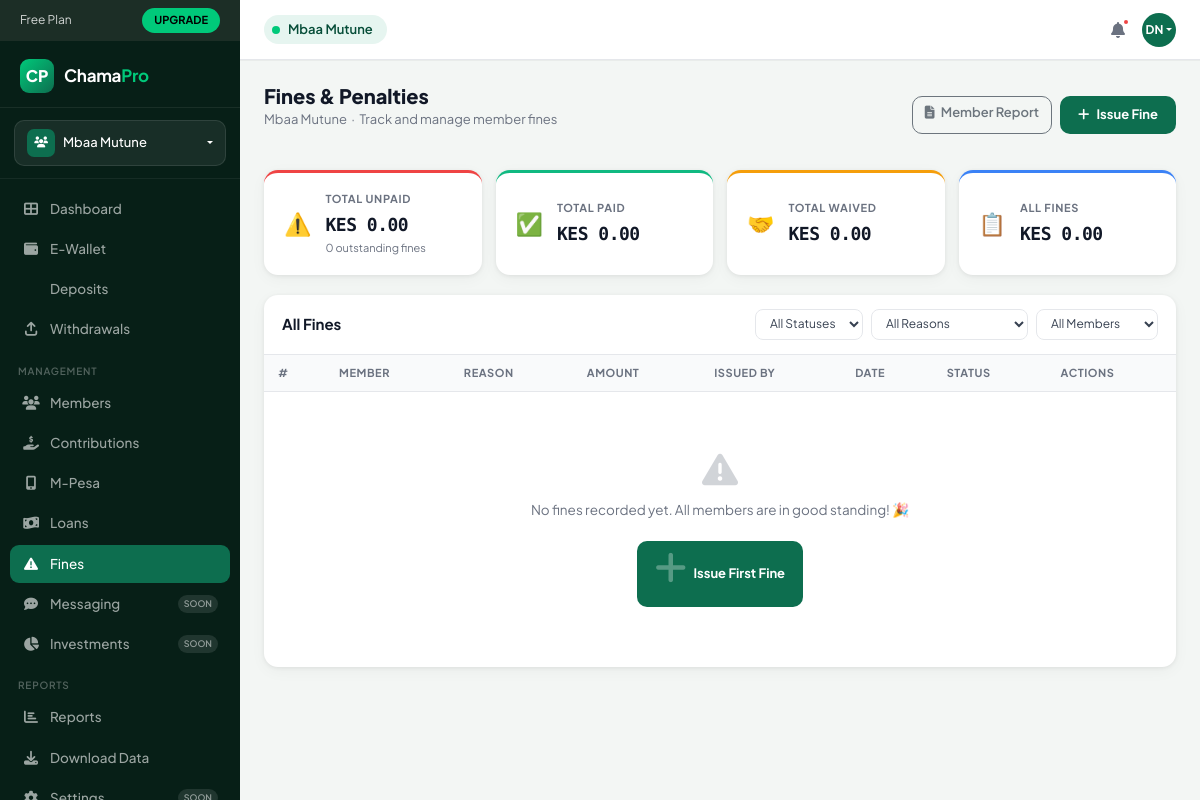
The page /chama/1/fines/ (signed in) on the database its author committed.
### chamapro/models.py (models this page shows, shortened)
class Chama(models.Model):
    name = models.CharField(max_length=255)
    description = models.TextField(blank=True, null=True)
    created_by = models.ForeignKey(
        'User', null=True, blank=True, on_delete=models.SET_NULL, related_name='created_chamas'
    )
    currency = models.CharField(max_length=10, default='KES')
    contribution_amount = models.DecimalField(max_digits=12, decimal_places=2, default=0)
    contribution_day = models.PositiveSmallIntegerField(default=5)
    meeting_day = models.CharField(max_length=20, blank=True, null=True)
    settings = models.JSONField(default=dict, blank=True)
    is_active = models.BooleanField(default=True)
    created_at = models.DateTimeField(auto_now_add=True)

class User(AbstractUser):
    phone = models.CharField(max_length=30, unique=True, null=True, blank=True)
    national_id   = models.CharField(max_length=20, blank=True, null=True)
    kra_pin       = models.CharField(max_length=20, blank=True, null=True)
    bio           = models.TextField(blank=True, null=True)
    occupation    = models.CharField(max_length=100, blank=True, null=True)
    location      = models.CharField(max_length=100, blank=True, null=True)
    avatar        = models.ImageField(upload_to='avatars/', blank=True, null=True)
    bank_name     = models.CharField(max_length=100, blank=True, null=True)
    bank_account  = models.CharField(max_length=30, blank=True, null=True)
    mpesa_number  = models.CharField(max_length=20, blank=True, null=True)
    KYC_CHOICES = [
        ('unverified', 'Unverified'),
        ('pending',    'Pending Review'),
        ('verified',   'Verified'),
    ]
    kyc_status = models.CharField(max_length=20, choices=KYC_CHOICES, default='unverified')

### chamapro/views.py (the view)
# urls.py: path('chama/<int:chama_id>/fines/', views.fines, name='fines'),
@login_required(login_url='login')
def fines(request, chama_id):
    chama = get_object_or_404(Chama, id=chama_id)
    my    = get_object_or_404(Membership, chama=chama, user=request.user, active=True)
    qs = chama.penalties.select_related('member', 'issued_by').order_by('-issued_at')
    status_filter = request.GET.get('status', '')
    member_filter = request.GET.get('member', '')
    reason_filter = request.GET.get('reason', '')
    if status_filter: qs = qs.filter(status=status_filter)
    if member_filter: qs = qs.filter(member_id=member_filter)
    if reason_filter: qs = qs.filter(reason=reason_filter)
    total_fines  = chama.penalties.aggregate(t=Sum('amount'))['t'] or Decimal('0')
    total_unpaid = chama.penalties.filter(status='unpaid').aggregate(t=Sum('amount'))['t'] or Decimal('0')
    total_paid   = chama.penalties.filter(status='paid').aggregate(t=Sum('amount'))['t'] or Decimal('0')
    total_waived = chama.penalties.filter(status='waived').aggregate(t=Sum('amount'))['t'] or Decimal('0')
    count_unpaid = chama.penalties.filter(status='unpaid').count()
    members = chama.memberships.filter(active=True).select_related('user')
    context = {
        'chama':           chama,
        'my_membership':   my,
        'can_manage':      my.role in ('admin', 'treasurer'),
        'penalties':       qs,
        'members':         members,
        'total_fines':     total_fines,
        'total_unpaid':    total_unpaid,
        'total_paid':      total_paid,
        'total_waived':    total_waived,
        'count_unpaid':    count_unpaid,
        'status_filter':   status_filter,
        'member_filter':   member_filter,
        'reason_filter':   reason_filter,
        'penalty_reasons': Penalty.PENALTY_REASONS,
        'status_choices':  Penalty.STATUS_CHOICES,
    }
    return render(request, 'chamapro/fines.html', context)

### chamapro/context_processors.py (called while the page is built)
def user_subscription(request):
    if request.user.is_authenticated:
        try:
            sub = request.user.subscription
        except Exception:
            sub = None
        return {'user_subscription': sub}
    return {'user_subscription': None}

### chamapro/templates/chamapro/fines.html (shortened to what this page needs)
{% load static %}
{% load humanize %}
<!DOCTYPE html>
<html lang="en">
<head>
  <link href="https://cdn.jsdelivr.net/npm/bootstrap@5.3.2/dist/css/bootstrap.min.css" rel="stylesheet">
  <link rel="stylesheet" href="https://cdnjs.cloudflare.com/ajax/libs/font-awesome/6.4.2/css/all.min.css">
</head>
<body>
<aside class="sidebar">
  <div class="plan-banner">
    <span>Free Plan</span>
    <a href="{% url 'upgrade' %}" class="upgrade-btn">UPGRADE</a>
  </div>
  <div class="sidebar-logo">
    <div class="logo-icon">CP</div>
    <div class="logo-text">Chama<span>Pro</span></div>
  </div>
  <div class="chama-selector-wrap">
    <div class="dropdown">
      <div class="chama-btn dropdown-toggle" data-bs-toggle="dropdown">
        <div class="chama-icon"><i class="fas fa-users" style="font-size:11px;"></i></div>
        <span class="chama-name">{{ chama.name }}</span>
      </div>
    </div>
  </div>
  <nav style="flex:1;padding-bottom:8px;">
    <div class="nav-section">
      <div class="nav-item-wrap">
        <a href="{% url 'dashboard' %}" class="nav-link-cp"><i class="fas fa-th-large"></i> Dashboard</a>
      </div>
      <div class="nav-item-wrap">
        <a href="{% url 'wallet_dashboard' chama.id %}" class="nav-link-cp"><i class="fas fa-wallet"></i> E-Wallet</a>
      </div>
      <div class="nav-item-wrap">
        <a href="{% url 'deposit_page' chama.id %}" class="nav-link-cp"> Deposits</a>
      </div>
      <div class="nav-item-wrap">
        <a href="{% url 'withdrawal_page' chama.id %}" class="nav-link-cp"><i class="fas fa-arrow-up-from-bracket"></i> Withdrawals</a>
      </div>
    </div>
    <div class="nav-section">
      <div class="nav-section-label">Management</div>
      <div class="nav-item-wrap">
        <a href="{% url 'chama_members' chama.id %}" class="nav-link-cp"><i class="fas fa-users"></i> Members</a>
      </div>
      <div class="nav-item-wrap">
        <a href="{% url 'contributions' chama.id %}" class="nav-link-cp"><i class="fas fa-hand-holding-dollar"></i> Contributions</a>
      </div>
      <div class="nav-item-wrap">
        <a href="{% url 'mpesa_transactions' chama.id %}" class="nav-link-cp"><i class="fas fa-mobile-screen-button"></i> M-Pesa</a>
      </div>
      <div class="nav-item-wrap">
        <a href="{% url 'loans' chama.id %}" class="nav-link-cp"><i class="fas fa-money-bill-wave"></i> Loans</a>
      </div>
      <div class="nav-item-wrap">
        <a href="{% url 'fines' chama.id %}" class="nav-link-cp active"><i class="fas fa-triangle-exclamation"></i> Fines</a>
      </div>
      <div class="nav-item-wrap">
        <a href="#" class="nav-link-cp"><i class="fas fa-comment-dots"></i> Messaging <span class="badge-soon">SOON</span></a>
      </div>
      <div class="nav-item-wrap">
        <a href="#" class="nav-link-cp"><i class="fas fa-chart-pie"></i> Investments <span class="badge-soon">SOON</span></a>
      </div>
    </div>
    <div class="nav-section">
      <div class="nav-section-label">Reports</div>
      <div class="nav-item-wrap">
        <a href="{% url 'reports' chama.id %}" class="nav-link-cp"><i class="fas fa-chart-bar"></i> Reports</a>
      </div>
      <div class="nav-item-wrap">
        <a href="{% url 'export_report_excel' chama.id %}" class="nav-link-cp"><i class="fas fa-download"></i> Download Data</a>
      </div>
      <div class="nav-item-wrap">
        <a href="#" class="nav-link-cp"><i class="fas fa-cog"></i> Settings <span class="badge-soon">SOON</span></a>
      </div>
    </div>
  </nav>
</aside>
<header class="topbar">
  <div class="topbar-group-badge">
    <div class="dot"></div>
    <span>{{ chama.name|truncatechars:25 }}</span>
  </div>
  <div class="topbar-right">
    <button class="topbar-icon-btn"><i class="fas fa-bell"></i><div class="notif-dot"></div></button>
    <div class="dropdown">
      <div class="topbar-avatar dropdown-toggle" data-bs-toggle="dropdown">
        {{ user.first_name.0|upper }}{{ user.last_name.0|upper }}
      </div>
    </div>
  </div>
</header>
<div class="main-wrap">
  <div class="main-content">
    <div class="d-flex align-items-center justify-content-between mb-4 flex-wrap gap-3">
      <div>
        <h1 class="page-title">Fines &amp; Penalties</h1>
        <p class="page-sub">{{ chama.name }} &nbsp;·&nbsp; Track and manage member fines</p>
      </div>
      <div class="d-flex gap-2 flex-wrap">
        <a href="{% url 'fine_report' chama.id %}" class="btn btn-outline-secondary" style="border-radius:10px;font-size:13px;font-weight:600;">
          <i class="fas fa-file-lines me-1"></i> Member Report
        </a>
        {% if can_manage %}
        <button class="btn-add" data-bs-toggle="modal" data-bs-target="#addFineModal">
          <i class="fas fa-plus"></i> Issue Fine
        </button>
        {% endif %}
      </div>
    </div>
    <div class="stat-row">
      <div class="stat-card danger">
        <div class="stat-icon-wrap">⚠️</div>
        <div>
          <div class="stat-label">Total Unpaid</div>
          <div class="stat-value">KES {{ total_unpaid|floatformat:2|intcomma }}</div>
          <div class="stat-sub">{{ count_unpaid }} outstanding fine{{ count_unpaid|pluralize }}</div>
        </div>
      </div>
      <div class="stat-card success">
        <div class="stat-icon-wrap">✅</div>
        <div>
          <div class="stat-label">Total Paid</div>
          <div class="stat-value">KES {{ total_paid|floatformat:2|intcomma }}</div>
        </div>
      </div>
      <div class="stat-card warning">
        <div class="stat-icon-wrap">🤝</div>
        <div>
          <div class="stat-label">Total Waived</div>
          <div class="stat-value">KES {{ total_waived|floatformat:2|intcomma }}</div>
        </div>
      </div>
      <div class="stat-card info">
        <div class="stat-icon-wrap">📋</div>
        <div>
          <div class="stat-label">All Fines</div>
          <div class="stat-value">KES {{ total_fines|floatformat:2|intcomma }}</div>
        </div>
      </div>
    </div>
    <div class="table-card">
      <div class="table-card-header">
        <h6>All Fines</h6>
        <form method="get" class="filters" id="filterForm">
          <select name="status" class="filter-select" onchange="document.getElementById('filterForm').submit()">
            <option value="">All Statuses</option>
          </select>
          <select name="reason" class="filter-select" onchange="document.getElementById('filterForm').submit()">
            <option value="">All Reasons</option>
          </select>
          <select name="member" class="filter-select" onchange="document.getElementById('filterForm').submit()">
            <option value="">All Members</option>
          </select>
        </form>
      </div>
      <div class="table-responsive">
        <table>
          <thead>
            <tr>
              <th>#</th>
              <th>Member</th>
              <th>Reason</th>
              <th>Amount</th>
              <th>Issued By</th>
              <th>Date</th>
              <th>Status</th>
              {% if can_manage %}<th>Actions</th>{% endif %}
            </tr>
          </thead>
          <tbody>
            {% for p in penalties %}
            <tr>
              <td style="color:var(--muted);font-size:12px;">{{ forloop.counter }}</td>
              <td>
                <div class="member-cell">
                  <div class="avatar-sm">{{ p.member.first_name.0|upper }}{{ p.member.last_name.0|upper }}</div>
                  <div>
                    <div class="member-name">{{ p.member.get_full_name|default:p.member.username }}</div>
                    <div class="member-email">{{ p.member.email }}</div>
                  </div>
                </div>
              </td>
              <td>
                <span class="reason-badge reason-{{ p.reason }}">{{ p.get_reason_display }}</span>
                {% if p.description %}
                <div style="font-size:11px;color:var(--muted);margin-top:3px;">{{ p.description|truncatechars:40 }}</div>
                {% endif %}
              </td>
              <td class="amount-cell">KES {{ p.amount|floatformat:2|intcomma }}</td>
              <td style="font-size:12px;color:var(--muted);">{{ p.issued_by.get_full_name|default:p.issued_by.username|default:"System" }}</td>
              <td style="font-size:13px;color:var(--muted);">{{ p.issued_at|date:"M d, Y" }}</td>
              <td>
                <span class="badge-status status-{{ p.status }}">
                  {% if p.status == 'unpaid' %}<i class="fas fa-exclamation-triangle" style="font-size:9px;"></i>
                  {% elif p.status == 'paid' %}<i class="fas fa-check" style="font-size:9px;"></i>
                  {% else %}<i class="fas fa-handshake" style="font-size:9px;"></i>{% endif %}
                  {{ p.get_status_display }}
                </span>
              </td>
              {% if can_manage %}
              <td>
                <div style="display:flex;gap:4px;flex-wrap:wrap;">
                  {% if p.status == 'unpaid' %}
                  <form method="post" action="{% url 'fine_update_status' chama.id p.id %}">
                    {% csrf_token %}
                    <input type="hidden" name="status" value="paid">
                    <button type="submit" class="action-btn success" title="Mark as Paid">
                      <i class="fas fa-check"></i>
                    </button>
                  </form>
                  <form method="post" action="{% url 'fine_update_status' chama.id p.id %}"
                        onsubmit="return confirm('Waive this fine for {{ p.member.get_full_name }}?')">
                    {% csrf_token %}
                    <input type="hidden" name="status" value="waived">
                    <button type="submit" class="action-btn warning" title="Waive Fine">
                      <i class="fas fa-handshake"></i>
                    </button>
                  </form>
                  <button type="button" class="action-btn info" title="Pay via M-Pesa"
                    onclick="openMpesaModal({{ p.id }}, '{{ p.member.mpesa_number|default:'' }}', {{ p.amount }})">
                    <i class="fas fa-mobile-screen-button"></i>
                  </button>
                  {% endif %}
                  {% if my_membership.role == 'admin' %}
                  <form method="post" action="{% url 'fine_delete' chama.id p.id %}"
                        onsubmit="return confirm('Delete this fine permanently?')">
                    {% csrf_token %}
                    <button type="submit" class="action-btn danger" title="Delete">
                      <i class="fas fa-trash"></i>
                    </button>
                  </form>
                  {% endif %}
                </div>
              </td>
              {% endif %}
            </tr>
            {% empty %}
            <tr>
              <td colspan="8">
                <div class="empty-state">
                  <i class="fas fa-triangle-exclamation"></i>
                  {% if status_filter or reason_filter or member_filter %}
                    No fines match your current filters.
                  {% else %}
                    No fines recorded yet. All members are in good standing! 🎉
                    {% if can_manage %}
                    <br><br>
                    <button class="btn-add" data-bs-toggle="modal" data-bs-target="#addFineModal">
                      <i class="fas fa-plus"></i> Issue First Fine
                    </button>
                    {% endif %}
                  {% endif %}
                </div>
              </td>
            </tr>
            {% endfor %}
          </tbody>
        </table>
      </div>
    </div>
  </div>
</div>
</body>
</html>

### rows shown on the page
Chama: name "Mbaa Mutune"
User: first_name.0 "D", last_name.0 "N"

### other values the page prints
{{ total_unpaid|floatformat:2|intcomma }} "0.00"
{{ count_unpaid }} "0"
{{ total_paid|floatformat:2|intcomma }} "0.00"
{{ total_waived|floatformat:2|intcomma }} "0.00"
{{ total_fines|floatformat:2|intcomma }} "0.00"
